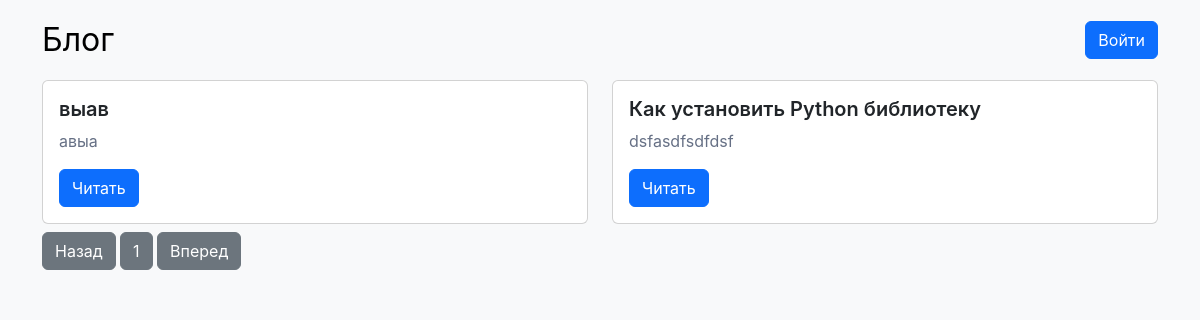
Before: / with the older database file.
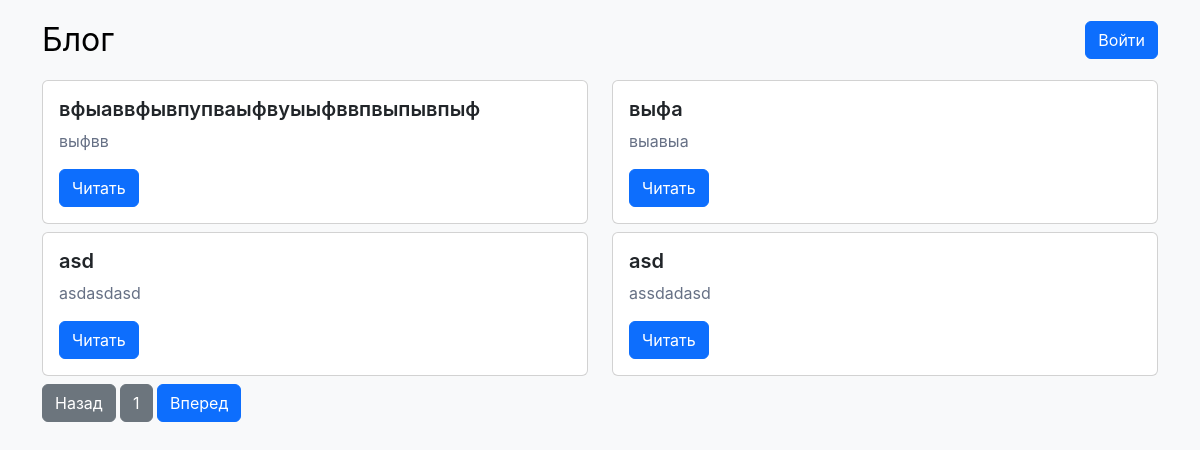
After: the same page with the newer database file.
### tables this page shows
CREATE TABLE posts (
				id INTEGER PRIMARY KEY AUTOINCREMENT,
				title TEXT,
				content TEXT
			);

### routes.py (the view)
		@self.app.route('/')
		def index():
			pageId = 1
			posts = self.dbController.getPostsOnPage(pageId)
			numberOfpages = self.dbController.getNumberOfPages()
			return render_template(
				'index.html',
				posts = posts,
				pageId = pageId,
				numberOfpages = numberOfpages
			)

### db/ConnectionHelper.py (called while the page is built)
	def getConnection(self):
		return self.connection

	def close(self):
		self.connection.commit()
		self.connection.close()

	def __del__(self):
		self.close()

### db/DataBaseController.py (called while the page is built)
	def getPostsOnPage(self, pageId):
		return self.postModel.getPostsOnPage(pageId)

	def getNumberOfPages(self):
		return self.postModel.getNumberOfPages()

### db/PostModel.py (called while the page is built)
	def getPosts(self):
		connectionHelper = ConnectionHelper()
		connection = connectionHelper.getConnection()
		cursor = connection.cursor()
		cursor.execute("SELECT * FROM posts ORDER BY id DESC")
		ret = cursor.fetchall()
		return ret

	def getPostsOnPage(self, pageId):
		posts = self.getPosts()
		postsPerPage = 4
		startIndex = (pageId - 1) * postsPerPage
		endIndex = startIndex + postsPerPage
		return posts[startIndex:endIndex]

	def getNumberOfPages(self):
		posts = self.getPosts()
		return (len(posts) + 4 - 1) // 4

### templates/index.html (shortened to what this page needs)
{% extends 'layout.html' %}
{% block content %}
	<div class="post-container pb-2">
		<div class="row">
		{% for post in posts %}
		<div class="col-sm-6 pb-2">
			<div class="card">
				<div class="card-body">
					<h5 class="card-title">{{ post[1] }}</h5>
					{% if post[2]|length > 100 %}
					<p class="card-text">{{ post[2][:100] }}...</p>
					{% else %}
					<p class="card-text">{{ post[2][:100] }}</p>
					{% endif %}
					<a href="/post/{{ post[0] }}" class="btn btn-primary">Читать</a>
				</div>
			</div>
		</div>
		{% endfor %}
		</div>
        {% if pageId - 1 > 0 %}
		<a href="{{ url_for('explore', pageId = pageId - 1)}}" class="btn btn-primary">Назад</a>
		{% else %}
		<a class="btn btn-secondary">Назад</a>
		{% endif %}
		<a class="btn btn-secondary">{{ pageId }}</a>
		{% if numberOfpages > pageId %}
		<a href="{{ url_for('explore', pageId = pageId + 1)}}" class="btn btn-primary">Вперед</a>
		{% else %}
		<a class="btn btn-secondary">Вперед</a>
		{% endif %}
	</div>
{% endblock %}

### templates/layout.html (shortened to what this page needs)
<!DOCTYPE html>
<html data-bs-theme="light">
<head>
	<link href="https://cdn.jsdelivr.net/npm/bootstrap@5.3.3/dist/css/bootstrap.min.css" rel="stylesheet">
	<link rel="stylesheet" type="text/css" href="{{ url_for('static', filename='styles/style.css') }}">
</head>
<body class="bg-body-tertiary">
	<div class="container">
		<header class="header py-3">
			<div class="row flex-wrap justify-content-between align-items-center">
				<div class="col-auto">
					<a href="{{ url_for('index') }}" class="blog-header-logo text-body-emphasis text-decoration-none">Блог</a>
				</div>
				<div class="col-auto d-flex justify-content-end align-items-center">
					{% if session["username"]: %}
					<div class="flex-shrink-0 dropdown">
						<a href="#" class="d-block link-body-emphasis text-decoration-none dropdown-toggle" data-bs-toggle="dropdown" aria-expanded="false">
							<img class="rounded-circle" src="{{ url_for('static', filename='image/profile.png') }}" width="32" height="32">
						</a>
						<ul class="dropdown-menu text-small shadow">
							{% if session["role"] == "admin" %}
							<li><a class="dropdown-item" href="{{ url_for('newPost') }}">Новый пост</a></li>
							{% endif %}
							<li><a class="dropdown-item" href="{{ url_for('profile') }}">Профиль</a></li>
							<li><hr class="dropdown-divider"></li>
							<li><a class="dropdown-item" href="{{ url_for('logout') }}">Выйти</a></li>
						</ul>
					</div>
					{% else %}
					<a class="btn btn-primary" href="{{ url_for('auth') }}">Войти</a>
					{% endif %}
				</div>
			</div>
		</header>
		{% block content %}
		{% endblock %}
	</div>
</body>
</html>

### static/styles/style.css (style rules this page uses)
body { font-family: Inter,-apple-system,BlinkMacSystemFont,Segoe UI,Roboto,Helvetica,Arial,sans-serif,Apple Color Emoji,Segoe UI Emoji,Segoe UI Symbol; }
.blog-header-logo { font-size: 2.0rem; }
.card-title { font-weight: 600; }
.card-text { color: #667085; }

Changed rows visible on the page:
removed posts: title "выав", content "авыа"
removed posts: title "Как установить Python библиотеку", content "dsfasdfsdfdsf"
added posts: title "вфыаввфывпупваыфвуыыфввпвыпывпыф", content "выфвв"
added posts: title "выфа", content "выавыа"
added posts: title "asd", content "asdasdasd"
added posts: title "asd", content "assdadasd"
